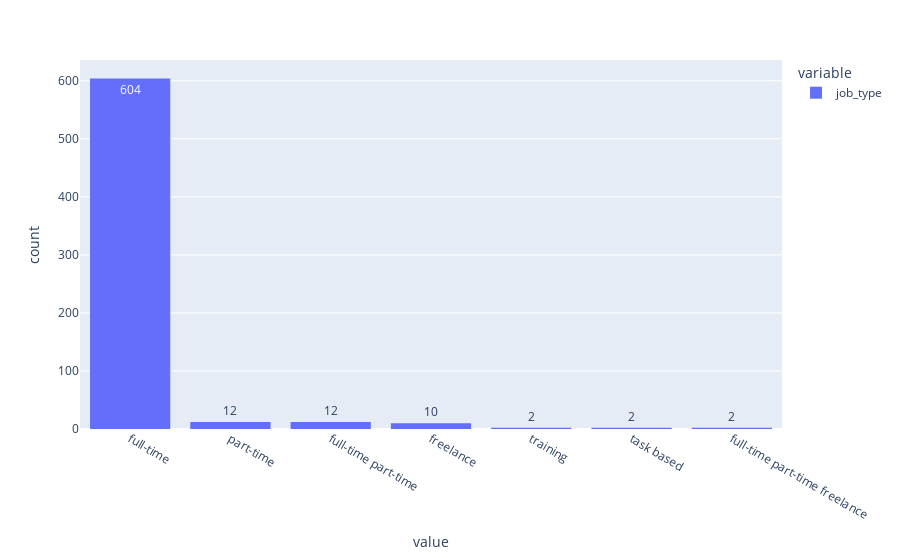

Here is the notebook cell this chart was saved with:
### Markdown cell above
### Job Type

- 93% of the jobs are full-time job.
- only 2% are part-time jobs.
- only 2 training opportunities.
- only 2 task-based jobs.

### Code cell
px.histogram(data.job_type,text_auto=True).update_xaxes(categoryorder='total descending')

### Figure 1 — Plotly figure (JSON) as saved in the notebook; plotly's stock layout.template omitted (floating-point values rounded to 4 significant figures; data arrays with more than 128 entries replaced by an {"elided": "..."} marker saying what was removed)
{"data": [{"alignmentgroup": "True", "bingroup": "x", "hovertemplate": "variable=job_type<br>value=%{x}<br>count=%{y}<extra></extra>", "legendgroup": "job_type", "marker": {"color": "#636efa", "pattern": {"shape": ""}}, "name": "job_type", "offsetgroup": "job_type", "orientation": "v", "showlegend": true, "texttemplate": "%{value}", "type": "histogram", "x": {"elided": "832 str values"}, "xaxis": "x", "yaxis": "y"}], "layout": {"barmode": "relative", "legend": {"title": {"text": "variable"}, "tracegroupgap": 0}, "margin": {"t": 60}, "xaxis": {"anchor": "y", "categoryorder": "total descending", "domain": [0, 1], "title": {"text": "value"}}, "yaxis": {"anchor": "x", "domain": [0, 1], "title": {"text": "count"}}}}
